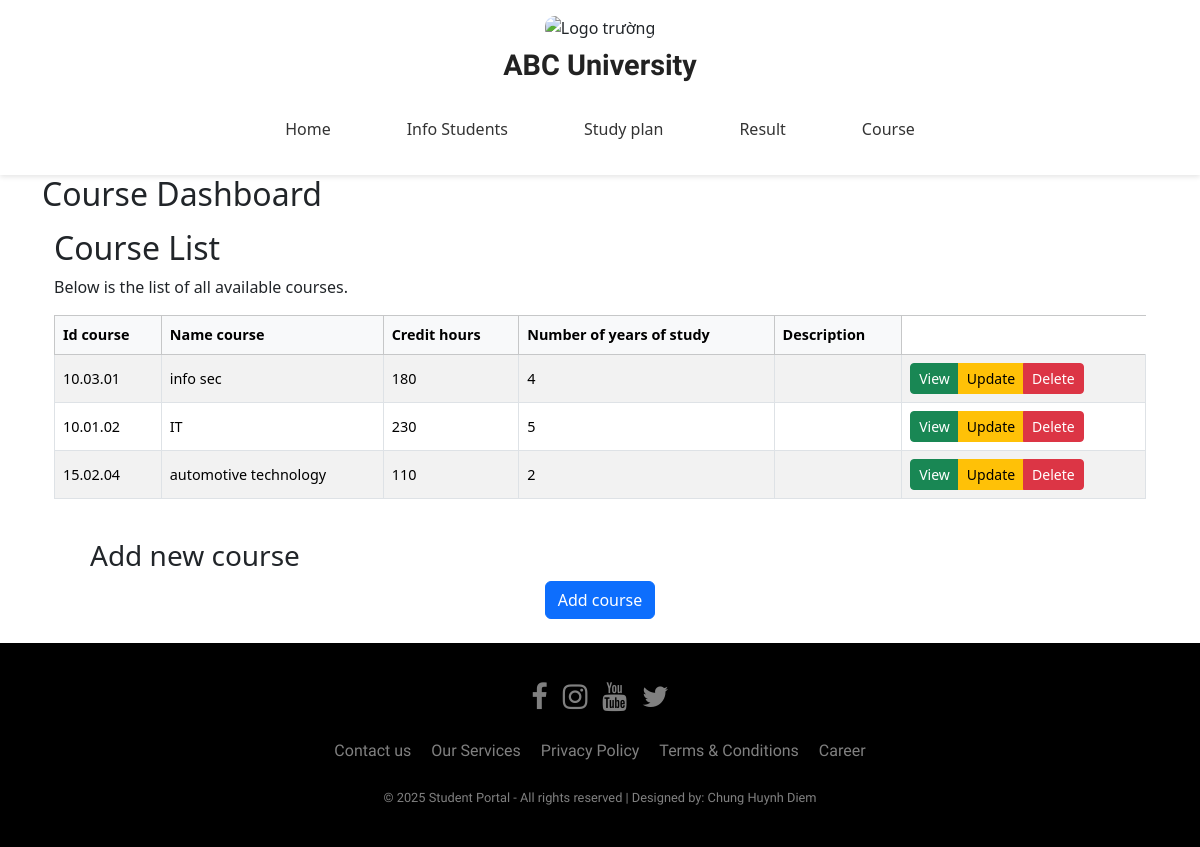
The page /course on the database its author committed.
### app/models.py (models this page shows)
class Course(db.Model):
    id_course = db.Column(db.String(50), primary_key=True)
    name_course = db.Column(db.String(100), nullable=False)
    total_hours = db.Column(db.Integer, nullable=False)
    number_year = db.Column(db.String(50), nullable=False)
    description = db.Column(db.Text, nullable=True)

### app/app.py (the view)
@app.route("/course")
def course():
    all_courses = Course.query.all()
    return render_template("course.html", courses=all_courses)

### app/templates/course.html (shortened to what this page needs)
{% extends "base.html" %}
{% block content %}
{% block css %}
    <link rel="stylesheet" href="{{ url_for('static', filename='css/students.css') }}">
{% endblock %}
<h2>Course Dashboard</h2>
<div class="container mt-3">
    <h2>Course List</h2>
    <p>Below is the list of all available courses.</p>
 <div class="table-responsive">
    <table class="table table-striped table-bordered align-middle">
        <thead class="table-light">
            <tr>
                <th>Id course</th>
                <th>Name course</th>
                <th>Credit hours</th>
                <th>Number of years of study</th>
                <th>Description</th>
            </tr>
        </thead>
        <tbody id="coursesTableBody">
            {% for course in courses %}
            <tr>
                <td>{{ course.id_course }}</td>
                <td>{{ course.name_course }}</td>
                <td>{{ course.total_hours }}</td>
                <td>{{ course.number_year }}</td>
                <td>{{ course.description }}</td>
                <td>
                    <div class="btn-group">
                        <button type="button" class="btn btn-success btn-sm" data-bs-toggle="modal" data-bs-target="#view_course" data-idcourse="{{ course.id_course }}">View</button>
                        <button type="button" class="btn btn-warning btn-sm" data-bs-toggle="modal" data-bs-target="#update_course" data-idcourse="{{ course.id_course }}">Update</button>
                        <button type="button" class="btn btn-danger btn-sm" data-bs-toggle="modal" data-bs-target="#delete_course" data-idcourse="{{ course.id_course }}">Delete</button>
                    </div>
                </td>
            </tr>
            {% endfor %}
        </tbody>
    </table>
</div>
    <div class="m-4">
        <div class="container mt-3">
            <h3>Add new course</h3>
            <button type="button" class="btn btn-primary mx-auto d-block" data-bs-toggle="modal"
                data-bs-target="#add_course">
                Add course
            </button>
        </div>
    </div>
</div>
{% endblock %}

### app/static/css/students.css (style rules this page uses)
.table td, .table th { font-size: 0.9rem; white-space: nowrap; }

### rows shown on the page
Course: id_course "10.03.01", name_course "info sec", total_hours "180", number_year "4"
Course: id_course "10.01.02", name_course "IT", total_hours "230", number_year "5"
Course: id_course "15.02.04", name_course "automotive technology", total_hours "110", number_year "2"
